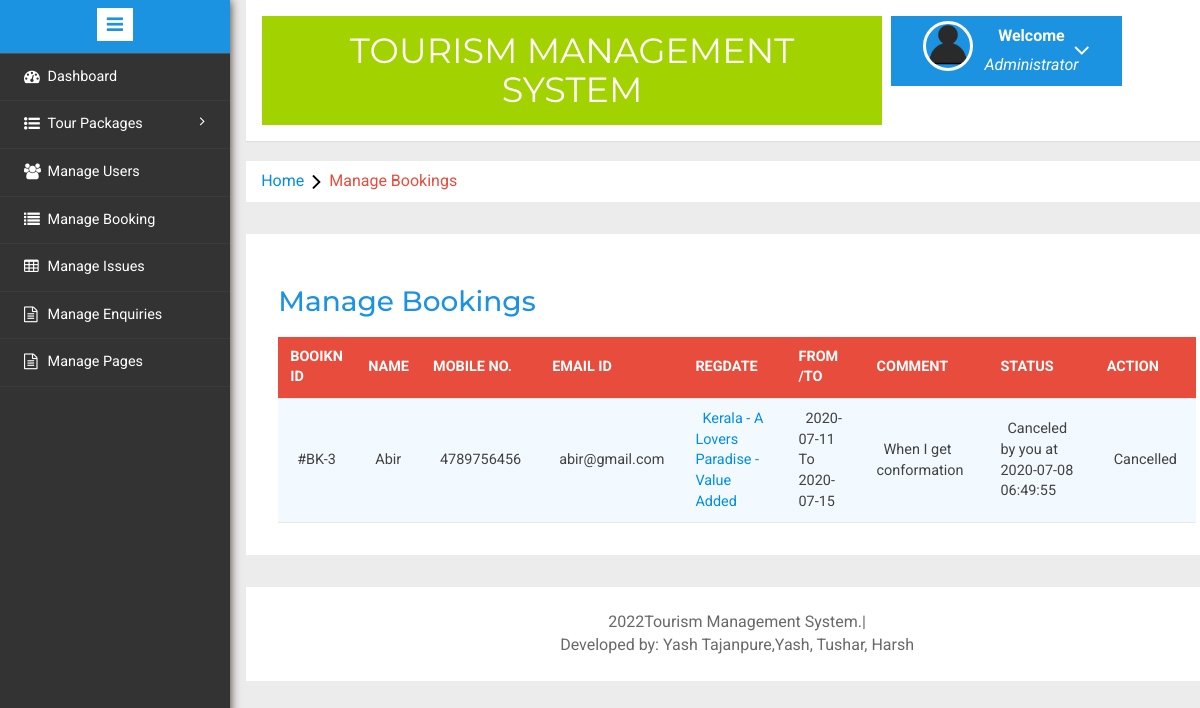
/admin/manage-bookings.php (signed in), run on the app's committed database.
### tables this page shows
CREATE TABLE `tblusers` (
  `id` int(11) NOT NULL,
  `FullName` varchar(100) DEFAULT NULL,
  `MobileNumber` char(10) DEFAULT NULL,
  `EmailId` varchar(70) DEFAULT NULL,
  `Password` varchar(100) DEFAULT NULL,
  `RegDate` timestamp NULL DEFAULT current_timestamp(),
  `UpdationDate` timestamp NULL DEFAULT NULL ON UPDATE current_timestamp()
);

CREATE TABLE `tblbooking` (
  `BookingId` int(11) NOT NULL,
  `PackageId` int(11) DEFAULT NULL,
  `UserEmail` varchar(100) DEFAULT NULL,
  `FromDate` varchar(100) DEFAULT NULL,
  `ToDate` varchar(100) DEFAULT NULL,
  `Comment` mediumtext DEFAULT NULL,
  `RegDate` timestamp NULL DEFAULT current_timestamp(),
  `status` int(11) DEFAULT NULL,
  `CancelledBy` varchar(5) DEFAULT NULL,
  `UpdationDate` timestamp NULL DEFAULT NULL ON UPDATE current_timestamp()
);

CREATE TABLE `tbltourpackages` (
  `PackageId` int(11) NOT NULL,
  `PackageName` varchar(200) DEFAULT NULL,
  `PackageType` varchar(150) DEFAULT NULL,
  `PackageLocation` varchar(100) DEFAULT NULL,
  `PackagePrice` int(11) DEFAULT NULL,
  `PackageFetures` varchar(255) DEFAULT NULL,
  `PackageDetails` mediumtext DEFAULT NULL,
  `PackageImage` varchar(100) DEFAULT NULL,
  `Creationdate` timestamp NULL DEFAULT current_timestamp(),
  `UpdationDate` timestamp NULL DEFAULT NULL ON UPDATE current_timestamp()
);

### admin/manage-bookings.php (the view, shortened to what this page needs)
<?php
include('includes/config.php');
if(strlen($_SESSION['alogin'])==0)
	{
header('location:index.php');
}
else{
	?>
<!DOCTYPE HTML>
<html>
<head>
<link href="css/bootstrap.min.css" rel='stylesheet' type='text/css' />
<link href="css/style.css" rel='stylesheet' type='text/css' />
<link rel="stylesheet" href="css/morris.css" type="text/css"/>
<link href="css/font-awesome.css" rel="stylesheet">
<link rel="stylesheet" type="text/css" href="css/table-style.css" />
<link rel="stylesheet" type="text/css" href="css/basictable.css" />
<link rel="stylesheet" href="css/icon-font.min.css" type='text/css' />
</head>
<body>
   <div class="page-container">
<div class="left-content">
	   <div class="mother-grid-inner">
				<?php include('includes/header.php');?>
				</div>
<ol class="breadcrumb">
                <li class="breadcrumb-item"><a href="index.html">Home</a><i class="fa fa-angle-right"></i>Manage Bookings</li>
            </ol>
<div class="agile-grids">
				<div class="agile-tables">
					<div class="w3l-table-info">
					  <h2>Manage Bookings</h2>
					    <table id="table">
						<thead>
						  <tr>
						  <th>Booikn id</th>
							<th>Name</th>
							<th>Mobile No.</th>
							<th>Email Id</th>
							<th>RegDate </th>
							<th>From /To </th>
							<th>Comment </th>
							<th>Status </th>
							<th>Action </th>
						  </tr>
						</thead>
						<tbody>
<?php $sql = "SELECT tblbooking.BookingId as bookid,tblusers.FullName as fname,tblusers.MobileNumber as mnumber,tblusers.EmailId as email,tbltourpackages.PackageName as pckname,tblbooking.PackageId as pid,tblbooking.FromDate as fdate,tblbooking.ToDate as tdate,tblbooking.Comment as comment,tblbooking.status as status,tblbooking.CancelledBy as cancelby,tblbooking.UpdationDate as upddate from tblusers join  tblbooking on  tblbooking.UserEmail=tblusers.EmailId join tbltourpackages on tbltourpackages.PackageId=tblbooking.PackageId";
$query = $dbh -> prepare($sql);
$query->execute();
$results=$query->fetchAll(PDO::FETCH_OBJ);
$cnt=1;
if($query->rowCount() > 0)
{
foreach($results as $result)
{				?>
						  <tr>
							<td>#BK-<?php echo htmlentities($result->bookid);?></td>
							<td><?php echo htmlentities($result->fname);?></td>
							<td><?php echo htmlentities($result->mnumber);?></td>
							<td><?php echo htmlentities($result->email);?></td>
							<td><a href="update-package.php?pid=<?php echo htmlentities($result->pid);?>"><?php echo htmlentities($result->pckname);?></a></td>
							<td><?php echo htmlentities($result->fdate);?> To <?php echo htmlentities($result->tdate);?></td>
								<td><?php echo htmlentities($result->comment);?></td>
								<td><?php if($result->status==0)
{
echo "Pending";
}
if($result->status==2 and  $result->cancelby=='a')
{
echo "Canceled by you at " .$result->upddate;
}
?></td>
<?php if($result->status==2)
{
	?><td>Cancelled</td>
<?php }?>
						  </tr>
						 <?php $cnt=$cnt+1;} }?>
						</tbody>
					  </table>
					</div>
			</div>
<?php include('includes/footer.php');?>
</div>
</div>
						<?php include('includes/sidebarmenu.php');?>
							</div>
</body>
</html>
<?php } ?>

### admin/css/table-style.css (style rules this page uses)
table { background: white; border-collapse: collapse; margin: 1.25em 0 0; width: 100%; }
table tr, table th, table td { border: none; border-bottom: 1px solid #e8e8e8; font-size: .95em; }
table th, table td { padding: 10px 12px; text-align: left; }
table th { background: #e74c3c; color: #fff; text-transform: uppercase; }
table tr td { background: #f3faff; color: #424242; }
table { width: 100%; }

### data on the page
tblusers: tblbooking.BookingId "3", FullName "Abir", MobileNumber "4789756456", EmailId "abir@gmail.com", tbltourpackages.PackageName "Kerala - A Lovers Paradise - Value Added", tblbooking.FromDate "2020-07-11", tblbooking.ToDate "2020-07-15", tblbooking.Comment "When I get conformation", tblbooking.UpdationDate "2020-07-08 06:49:55"
